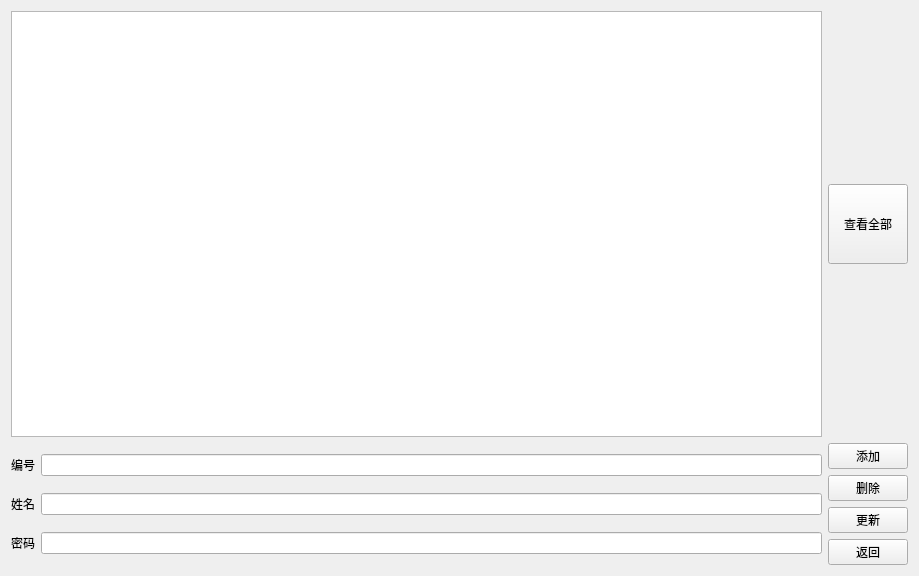
<?xml version="1.0" encoding="UTF-8"?>
<ui version="4.0">
 <class>manage_admin</class>
 <widget class="QWidget" name="manage_admin">
  <property name="geometry">
   <rect>
    <x>0</x>
    <y>0</y>
    <width>919</width>
    <height>576</height>
   </rect>
  </property>
  <property name="windowTitle">
   <string>Form</string>
  </property>
  <layout class="QVBoxLayout" name="verticalLayout_3">
   <item>
    <layout class="QHBoxLayout" name="horizontalLayout_5">
     <item>
      <widget class="QTableWidget" name="tableWidget"/>
     </item>
     <item>
      <widget class="QPushButton" name="seeAllButton">
       <property name="minimumSize">
        <size>
         <width>0</width>
         <height>80</height>
        </size>
       </property>
       <property name="text">
        <string>查看全部</string>
       </property>
      </widget>
     </item>
    </layout>
   </item>
   <item>
    <layout class="QHBoxLayout" name="horizontalLayout_4">
     <item>
      <layout class="QVBoxLayout" name="verticalLayout_2">
       <item>
        <layout class="QHBoxLayout" name="horizontalLayout_3">
         <item>
          <widget class="QLabel" name="label_2">
           <property name="text">
            <string>编号</string>
           </property>
          </widget>
         </item>
         <item>
          <widget class="QLineEdit" name="idLineEdit"/>
         </item>
        </layout>
       </item>
       <item>
        <layout class="QHBoxLayout" name="horizontalLayout_2">
         <item>
          <widget class="QLabel" name="label_3">
           <property name="text">
            <string>姓名</string>
           </property>
          </widget>
         </item>
         <item>
          <widget class="QLineEdit" name="nameLineEdit"/>
         </item>
        </layout>
       </item>
       <item>
        <layout class="QHBoxLayout" name="horizontalLayout">
         <item>
          <widget class="QLabel" name="label_4">
           <property name="text">
            <string>密码</string>
           </property>
          </widget>
         </item>
         <item>
          <widget class="QLineEdit" name="passwardLineEdit"/>
         </item>
        </layout>
       </item>
      </layout>
     </item>
     <item>
      <layout class="QVBoxLayout" name="verticalLayout">
       <item>
        <widget class="QPushButton" name="insertButton">
         <property name="text">
          <string>添加</string>
         </property>
        </widget>
       </item>
       <item>
        <widget class="QPushButton" name="deleteButton">
         <property name="text">
          <string>删除</string>
         </property>
        </widget>
       </item>
       <item>
        <widget class="QPushButton" name="updateButton">
         <property name="text">
          <string>更新</string>
         </property>
        </widget>
       </item>
       <item>
        <widget class="QPushButton" name="backButton">
         <property name="text">
          <string>返回</string>
         </property>
        </widget>
       </item>
      </layout>
     </item>
    </layout>
   </item>
  </layout>
 </widget>
 <resources/>
 <connections/>
</ui>
